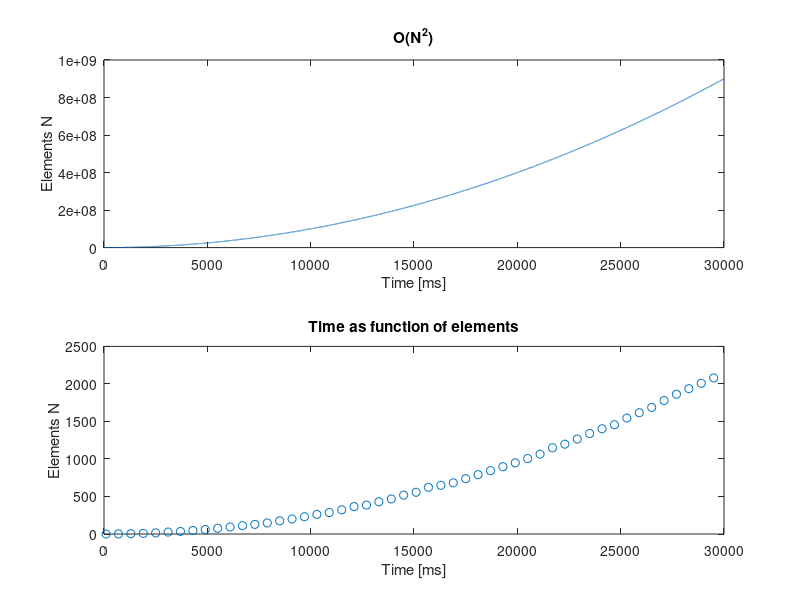
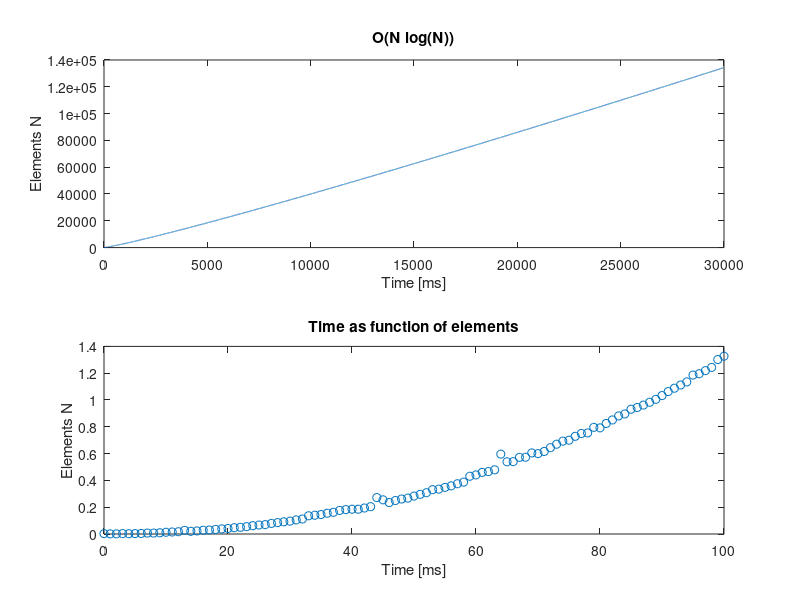

The MATLAB source for these figures, in order:
%% ADA port4 
% Load plot
clear;
clc;
%% A)
maxNo=30000; % Have to checked...

load example.txt;
x = example(:,2);
y = example(:,1);

n = (1:maxNo);
yy=power(n,2);

figure(1)
subplot(2,1,1)
plot(n,yy)   %plot 1
xlabel('Time [ms]');
ylabel('Elements N');
title('O(N^2)');


subplot(2,1,2)
plot(y,x,'o');
xlabel('Time [ms]');
ylabel('Elements N');
title('Time as function of elements');
saveas(gca,'report/graphics/test1', 'epsc')

% B)
load datanum.txt;
x1 = datanum(:,2);
y1 = datanum(:,1);

n1 = (1:maxNo);
yy1=times(n1,log10(n1));

figure(2)
subplot(2,1,1)
plot(n1,yy1)
xlabel('Time [ms]');
ylabel('Elements N');
title('O(N log(N))');


subplot(2,1,2)
plot(y1,x1,'o');
xlabel('Time [ms]');
ylabel('Elements N');
title('Time as function of elements');
saveas(gca,'report/graphics/test2', 'epsc')


